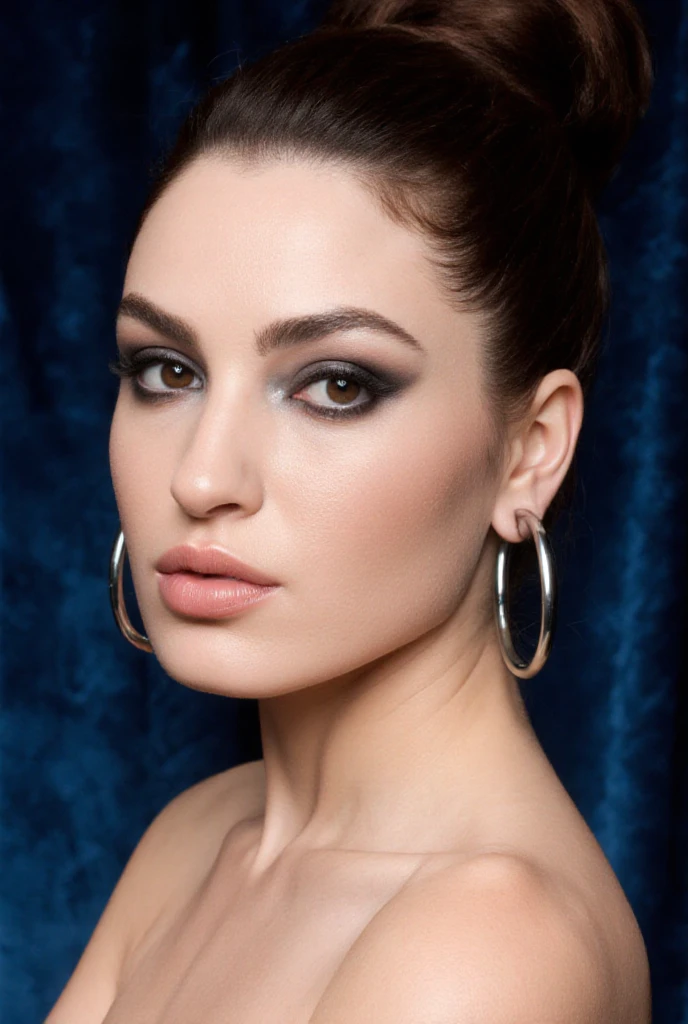
#> input picture tests/images/group1/image1.png, 688 x 1024 px
$ python -i sharpness_eval.py   (imports and definitions only)   (older library calls are emulated)
#> lines starting #> are read from the running program, lines starting #| are printed output that depends on the picture
import json
import os
from typing import List, Tuple, Dict, Any
import cv2


class ImageSharpnessAnalyzer:
    """Класс для анализа резкости лица на изображениях"""
    # Загружаем каскад для обнаружения лиц один раз при инициализации класса
    face_cascade = cv2.CascadeClassifier(cv2.data.haarcascades + 'haarcascade_frontalface_default.xml')

    @staticmethod
    def calculate_face_sharpness(image_path: str) -> float:
        """
        Вычисляет резкость лица на изображении методом Лапласиана
        Args:
            image_path (str): Путь к изображению
        Returns:
            float: Значение резкости лица (дисперсия Лапласиана)
        """
#> called with image_path = 'tests/images/group1/image1.png'
        image = cv2.imread(image_path)
#> image is the input picture: shape (1024, 688, 3); mean B, G, R 85.8, 87.6, 103.6
        if image is None:
            return 0.0

        # Проверка, загружен ли каскад
        if ImageSharpnessAnalyzer.face_cascade.empty():
            print("Ошибка: Не удалось загрузить каскад для обнаружения лиц")
            return 0.0

        gray = cv2.cvtColor(image, cv2.COLOR_BGR2GRAY)
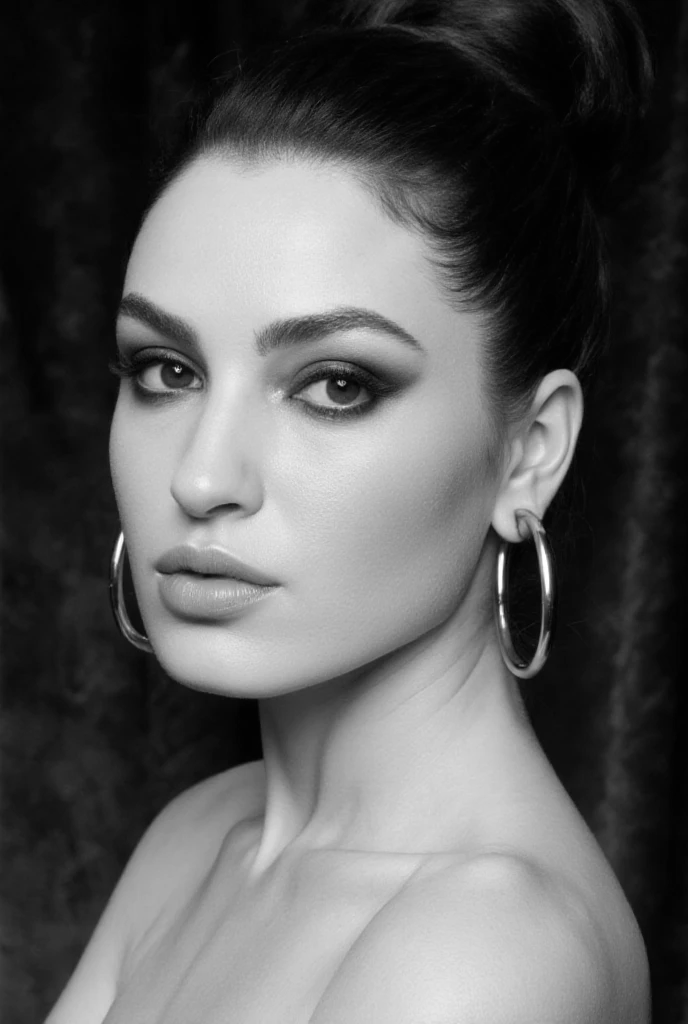
#> gray: shape (1024, 688); min 1, max 255, mean 92.2

        # Обнаружение лиц на изображении
        faces = ImageSharpnessAnalyzer.face_cascade.detectMultiScale(
            gray,
            scaleFactor=1.1,
            minNeighbors=5,
            minSize=(30, 30)
        )
#> faces = [[27, 206, 447, 447], [201, 193, 473, 473]]

        # Если лица не найдены, возвращаем 0.0
        if len(faces) == 0:
            return 0.0

        # Выбираем наибольшее лицо (по площади)
        largest_face = max(faces, key=lambda rect: rect[2] * rect[3])
#> largest_face = [201, 193, 473, 473]
        x, y, w, h = largest_face
#> x = 201; y = 193; w = 473; h = 473

        # Вырезаем область лица
        face_roi = gray[y:y + h, x:x + w]
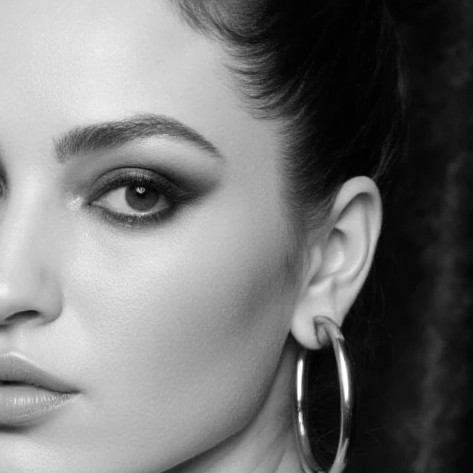
#> face_roi: shape (473, 473); min 1, max 255, mean 116.7

        # Вычисляем резкость только для области лица
        laplacian = cv2.Laplacian(face_roi, cv2.CV_64F)
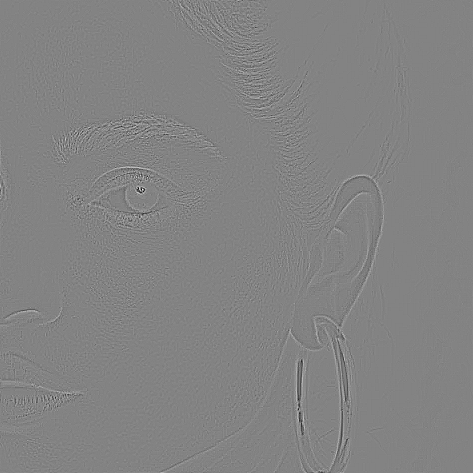
#> laplacian: shape (473, 473) float64; min -191, max 180, mean 0; drawn with min black and max white
        sharpness = laplacian.var()
#> sharpness = 94.56
        return sharpness

    # [27 lines left out: function get_image_info, not called in this run]


class ImageData:
    """Класс для хранения данных об изображении"""

    # [9 lines left out: function __init__, not called in this run]

    def __repr__(self) -> str:
        return f"ImageData(filename='{self.filename}', sharpness={self.sharpness:.2f}, " \
               f"area={self.area}, width={self.width}, height={self.height}, has_face={self.has_face})"

    # [11 lines left out: function to_dict, not called in this run]


class SharpnessGrouper:
    """Класс для группировки изображений по резкости"""

    # [57 lines left out: functions __init__, group_images, print_groups, get_groups_for_json, not called in this run]


class ImageProcessor:
    """Класс для обработки изображений в директории"""

    def __init__(self, directory: str):
        self.directory = directory
        self.images_data: List[ImageData] = []

    # [16 lines left out: functions process_images, sort_images, not called in this run]

    def get_sorted_data(self) -> List[ImageData]:
        """Возвращает отсортированные данные в виде списка ImageData"""
        return self.images_data


class ConsoleOutput:
    """Класс для вывода результатов в консоль"""

    # [21 lines left out: functions print_header, print_image_data, print_results, not called in this run]


class SharpnessEvaluator:
    """Основной класс для оценки резкости изображений"""

    # [73 lines left out: functions __init__, run, main, not called in this run]


# [2 lines not run here, left out]

>>> result = ImageSharpnessAnalyzer().calculate_face_sharpness('tests/images/group1/image1.png')
#> result = 94.56
